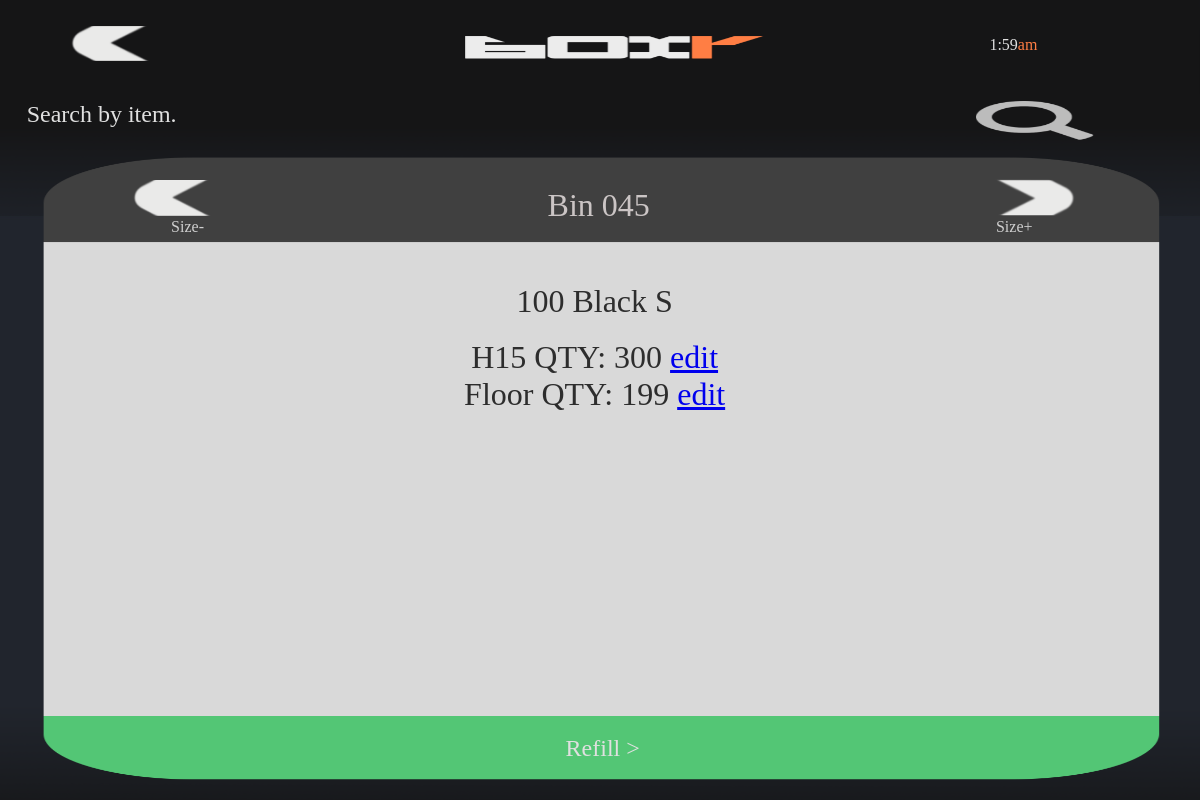
/search/item/00051054000027, run on an earlier commit of the app's database.
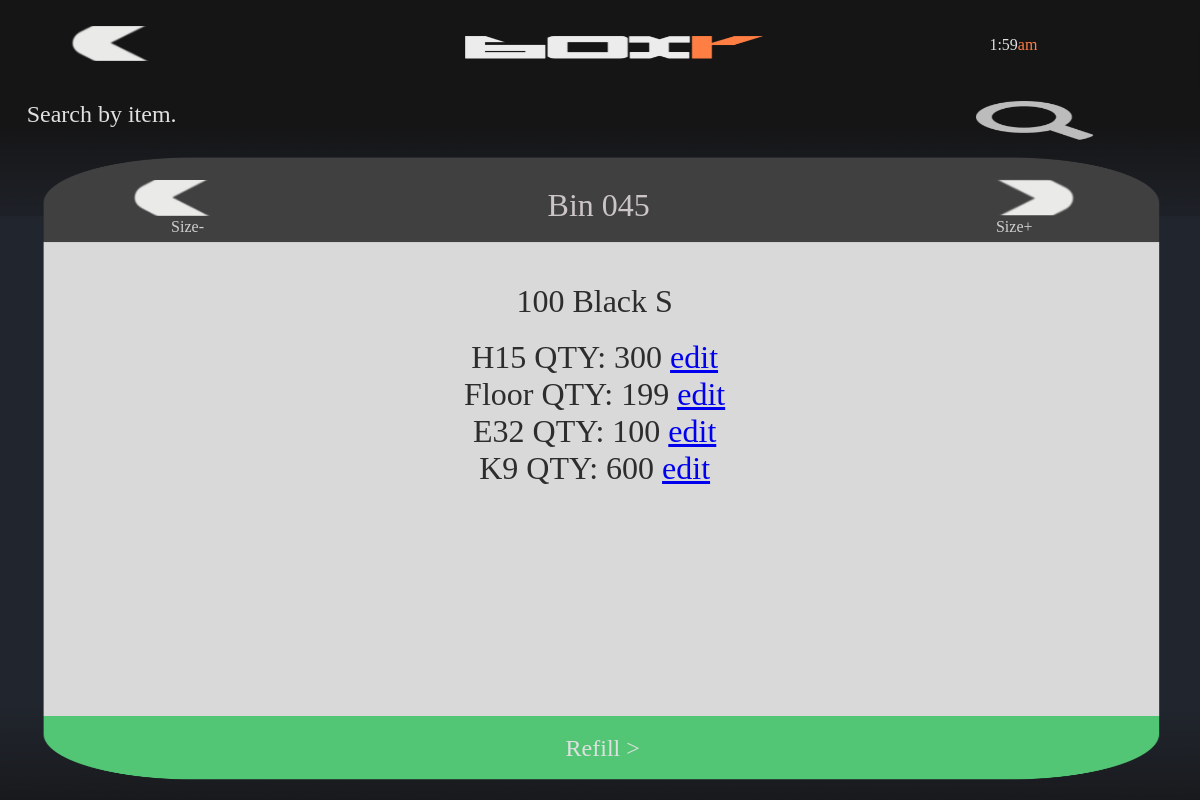
And on a later commit of the database.
### main/models.py (models this page shows, shortened)
class Product(models.Model):
    GTIN_number = models.CharField(max_length=50, primary_key=True)
    style = models.ForeignKey(Style, on_delete=models.CASCADE)
    color = models.ForeignKey(Color, on_delete=models.CASCADE)
    size = models.ForeignKey(Size, on_delete=models.CASCADE)
    carton_qty = models.ForeignKey(Carton_QTY,on_delete=models.CASCADE)
    def __str__(self):
        return str(self.style) + " " + str(self.color) + " " + str(self.size)

class Style(models.Model):
    style_id = models.IntegerField(primary_key=True)
    style_name = models.CharField(max_length=50)
    def __str__(self):
        return str(self.style_id)

class Color(models.Model):
    color_id = models.IntegerField(primary_key=True)
    color_name = models.CharField(max_length=50)
    def __str__(self):
        return self.color_name

class Size(models.Model):
    size_id = models.IntegerField(primary_key=True)
    size_name = models.CharField(max_length=4)
    def __str__(self):
        return self.size_name

class Products_On_Pallets(models.Model):
    product = models.ForeignKey(Product, on_delete=models.CASCADE)
    pallet = models.ForeignKey(Pallets, on_delete=models.CASCADE)
    qty = models.IntegerField(default=0)

class Pallets(models.Model):
    products = models.ManyToManyField(Product, through="Products_On_Pallets")
    location = models.CharField(max_length=50, default="Floor")

### main/views.py (the view)
# urls.py: path('search/item/<str:item_id>', views.search_item_display, name='search-item-display'),
def search_item_display(request, item_id):
    context = {}
    id = get_object_or_404(Product, pk=item_id)
    context["item"] = id
    context['products'] = Products_On_Pallets.objects.filter(product=id)
    request.session["current_product"] = id.pk
    return render(request, 'main/search/item/search_item_display.html', context)

### main/templates/main/search/item/search_item_display.html (shortened to what this page needs)
<!DOCTYPE html>
<html><head><meta name="GCD" content="YTk3ODQ3ZWZhN2I4NzZmMzBkNTEwYjJl6179a89adfee22307981cf44b5ab21f5"/>
  {% load static %}
  <link rel="stylesheet" href="{% static 'css/main.css' %}" />
</head>
<body>
  <gwd-genericad id="gwd-ad">
    <gwd-pagedeck class="gwd-page-container" id="pagedeck" data-gwd-offset-top="0px" data-gwd-offset-left="0px">
      <gwd-page id="page1" class="gwd-page-wrapper gwd-page-size gwd-lightbox gwd-page-1f4d" data-gwd-width="100%" data-gwd-height="100%">
        <div class="gwd-page-content gwd-page-size">
          <gwd-image id="pageBG" source="{% static 'images/searchItem/results/home_mockup_BG.png' %}" scaling="stretch" class="gwd-image-1l7d"></gwd-image>
          <gwd-image id="headerBG" source="{% static 'images/searchItem/results/home_mockup_TIMEBG.png' %}" scaling="stretch" class="gwd-image-pqq6"></gwd-image>
          <gwd-image id="clipboardBG" source="{% static 'images/searchItem/results/results_mockup_2.png' %}" scaling="stretch" class="gwd-image-xy44"></gwd-image>
          <gwd-image id="topBar" source="{% static 'images/searchItem/results/topBar.png' %}" scaling="stretch" class="gwd-image-1rbp"></gwd-image>
          <gwd-image id="logoBoxr" source="{% static 'images/searchItem/results/home_logo.png' %}" scaling="stretch" class="gwd-image-1q3q"></gwd-image>
          <gwd-imagebutton id="buttonBack" onclick="location.href = '{% url 'search-item-inital' %}'" up-image="{% static 'images/searchItem/results/backArrow.png' %}" over-image="{% static 'images/searchItem/results/backArrow.png' %}" down-image="{% static 'images/searchItem/results/backArrow.png' %}" scaling="cover" class="gwd-imagebutton-4wfy gwd-imagebutton-17k0"></gwd-imagebutton>
          <gwd-imagebutton id="sizeDownButt"  up-image="{% static 'images/searchItem/results/backArrow.png' %}" over-image="{% static 'images/searchItem/results/backArrow.png' %}" down-image="{% static 'images/searchItem/results/backArrow.png' %}" scaling="cover" class="gwd-imagebutton-4wfy gwd-imagebutton-cvs3 gwd-imagebutton-2rt2"></gwd-imagebutton>
          <gwd-imagebutton id="sizeUpButt"  up-image="{% static 'images/searchItem/results/backArrow.png' %}" over-image="{% static 'images/searchItem/results/backArrow.png' %}" down-image="{% static 'images/searchItem/results/backArrow.png' %}" scaling="cover" class="gwd-imagebutton-4wfy gwd-imagebutton-cvs3 gwd-imagebutton-1ay1"></gwd-imagebutton><span class="gwd-span-l190" id="timeDispSmall"><span class="gwd-span-rbea" id="12hdisp">6:21</span><span class="gwd-span-1x1k" id="numbers">pm</span></span><span class="gwd-span-b32t" id="resultsLabel">Search by item.</span>
          <gwd-image id="headerIcon" source="{% static 'images/searchItem/results/search_1.png' %}" scaling="stretch" class="gwd-image-569z"></gwd-image>
          <span class="gwd-span-1m6s gwd-span-1707" id="refilButtLabel">Refill &gt;</span>
          <gwd-imagebutton id="refillButt" up-image="" over-image="" down-image="" scaling="cover" class="gwd-imagebutton-13dk"></gwd-imagebutton>
          <p class="gwd-p-1wyt" id="binLabel">Bin 045</p>
          <p class="gwd-p-po7s gwd-p-q9jk">Size-</p>
          <p class="gwd-p-po7s gwd-p-1hs9">Size+</p>
          <p class="gwd-p-1aym" id="searchCriteriaLabel">{{item}}</p>
          <div class="gwd-p-2aym" style="overflow-y:scroll">
            {% for p in products %}
            <p>{{ p.pallet.location }} QTY: {{ p.qty }}  <a href="{% url 'edit-item' item_id=p.id  %}"> edit </a></p>
            {% endfor %}
          </div>
        </div>
      </gwd-page>
    </gwd-pagedeck>
  </gwd-genericad>
  <div style="height: 100px; overflow: auto;">
  </div>
</body></html>

### main/templates/main/search/item/search_item_display.html (style rules this page uses)
gwd-page { display:block }
.gwd-pagedeck { position:relative;display:block }
.gwd-pagedeck>.gwd-page { position:absolute;top:0;left:0;-webkit-transition-property:-webkit-transform,opacity;-moz-transition-property:transform,opacity;transition-property:transform,opacity }
gwd-image { display:inline-block }
.gwd-lightbox { overflow:hidden }
p { margin:0px }
html,body { width:100%;height:100%;margin:0px }
.gwd-page-container { position:absolute;width:100%;height:100% }
.gwd-page-content { background-color:transparent;transform:matrix3d(1, 0, 0, 0, 0, 1, 0, 0, 0, 0, 1, 0, 0, 0, 0, 1);-webkit-transform:matrix3d(1, 0, 0, 0, 0, 1, 0, 0, 0, 0, 1, 0, 0, 0, 0, 1);-moz-transform:matrix3d(1, 0, 0, 0, 0, 1, 0, 0, 0, 0, 1, 0, 0, 0, 0, 1);perspective:1400px;-webkit-perspective:1400px;-moz-perspective:1400px;transform-style:preserve-3d;-webkit-transform-style:preserve-3d;-moz-transform-style:preserve-3d;position:absolute }
.gwd-page-wrapper { background-color:#fff;position:absolute;transform:translateZ(0);-webkit-transform:translateZ(0);-moz-transform:translateZ(0) }
.gwd-page-size { width:100%;height:100% }
.gwd-page-1f4d { background-image:none;background-color:#000 }
.gwd-image-1l7d { position:absolute;left:0px;top:0px;width:100%;height:100% }
.gwd-image-pqq6 { position:absolute;background-image:none;background-color:transparent;width:100%;height:100%;left:0px;top:-103px }
.gwd-image-1q3q { position:absolute;width:100%;height:100%;left:0px;top:0px }
.gwd-imagebutton-4wfy { position:absolute;width:8.89%;height:4.4%;left:5.78%;top:3.19% }
.gwd-image-1rbp { position:absolute;width:100%;height:110%;left:0%;top:0% }
.gwd-span-l190 { position:absolute;color:#fff;font-family:nexalight;transform-origin:50% 50% 0px;-webkit-transform-origin:50% 50% 0px;-moz-transform-origin:50% 50% 0px;width:15.56%;height:2.31%;left:76.67%;font-size:2vh;text-align:center;top:4.51% }
.gwd-span-1x1k { color:#ff7e44 }
.gwd-span-rbea { color:#e0e0e0 }
.gwd-span-b32t { position:absolute;font-family:NexaBold;transform-origin:50% 50% 0px;-webkit-transform-origin:50% 50% 0px;-moz-transform-origin:50% 50% 0px;color:#e0e0e0;left:2.22%;top:12.65%;width:67.33%;height:4.84%;font-size:3vh }
.gwd-image-569z { position:absolute;top:12.65%;width:9.78%;height:4.81%;left:81.35% }
.gwd-span-1m6s { position:absolute;left:46px;font-family:NexaBold;width:354px;transform-origin:50% 50% 0px;-webkit-transform-origin:50% 50% 0px;-moz-transform-origin:50% 50% 0px;text-align:center;height:26px;top:500px;font-size:3vh;color:#e0e0e0 }
.gwd-span-1707 { width:78.67%;height:2.86%;left:10.89%;top:91.86% }
.gwd-image-xy44 { position:absolute;left:0%;width:100.46%;top:4.4%;height:97% }
.gwd-imagebutton-13dk { position:absolute;width:94.44%;height:8.25%;left:2.89%;top:89.22% }
.gwd-imagebutton-cvs3 { left:10.22%;top:22.55% }
.gwd-imagebutton-1ay1 { left:81.33%;top:22.55%;width:8.89%;height:4.4%;transform-origin:50% 50%;-webkit-transform-origin:50% 50%;-moz-transform-origin:50% 50%;transform-style:preserve-3d;-webkit-transform-style:preserve-3d;-moz-transform-style:preserve-3d;transform:translate3d(-6px, 0, 0) rotateZ(-179.935deg);-webkit-transform:translate3d(-6px, 0, 0) rotateZ(-179.935deg);-moz-transform:translate3d(-6px, 0, 0) rotateZ(-179.935deg) }
.gwd-imagebutton-17k0 { left:5.78%;top:3.19% }
.gwd-imagebutton-2rt2 { left:10.89% }
.gwd-p-1wyt { position:absolute;text-align:center;font-family:nexabold;color:#cbc5c5;left:19.78%;font-size:4vh;width:60.22%;transform-origin:50% 50% 0px;-webkit-transform-origin:50% 50% 0px;-moz-transform-origin:50% 50% 0px;height:3.96%;top:23.32% }
.gwd-p-po7s { position:absolute;left:26px;width:88.6667px;height:20.9792px;top:248px;text-align:center;font-family:nexalight;color:#cfcfcf;font-size:2vh }
.gwd-p-1hs9 { left:74.67%;top:27.28%;width:19.7%;height:2.31% }
.gwd-p-1aym { position:absolute;text-align:center;transform-origin:50% 50% 0px;-webkit-transform-origin:50% 50% 0px;-moz-transform-origin:50% 50% 0px;font-family:nexalight;color:#2d2d2d;font-size:4vh;left:10.22%;top:35.42%;width:78.67%;height:3.96% }
.gwd-p-2aym { position:absolute;text-align:center;transform-origin:50% 50% 0px;-webkit-transform-origin:50% 50% 0px;-moz-transform-origin:50% 50% 0px;font-family:nexalight;color:#2d2d2d;font-size:4vh;left:10.22%;top:42.42%;width:78.67%;height:43.96% }
.gwd-p-q9jk { left:5.78%;top:27.28%;width:19.7%;height:2.31% }

What changed in the data, as far as the page shows it:
added Products_On_Pallets: pallet.location "E32", qty "100"
added Products_On_Pallets: pallet.location "K9", qty "600"
